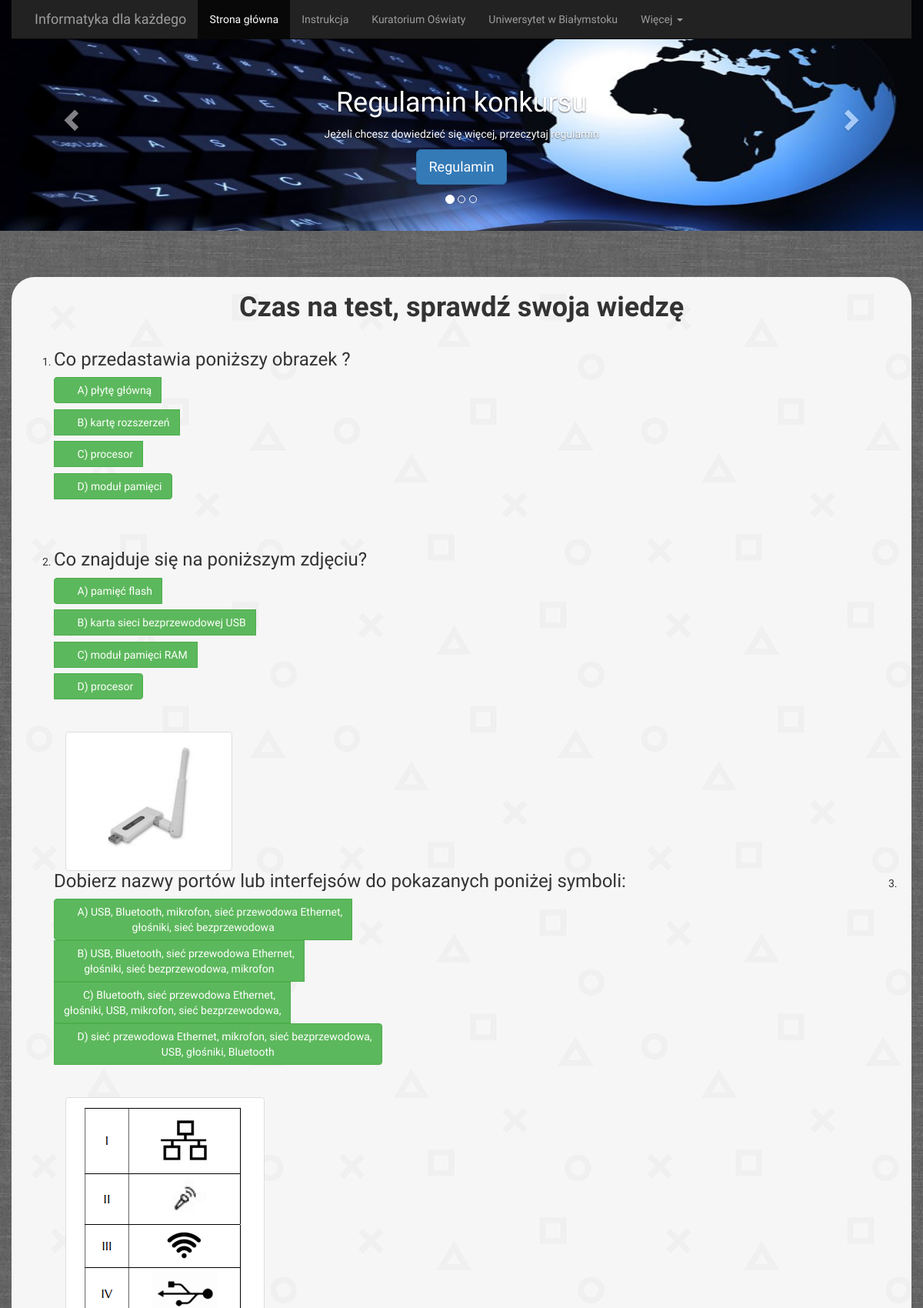
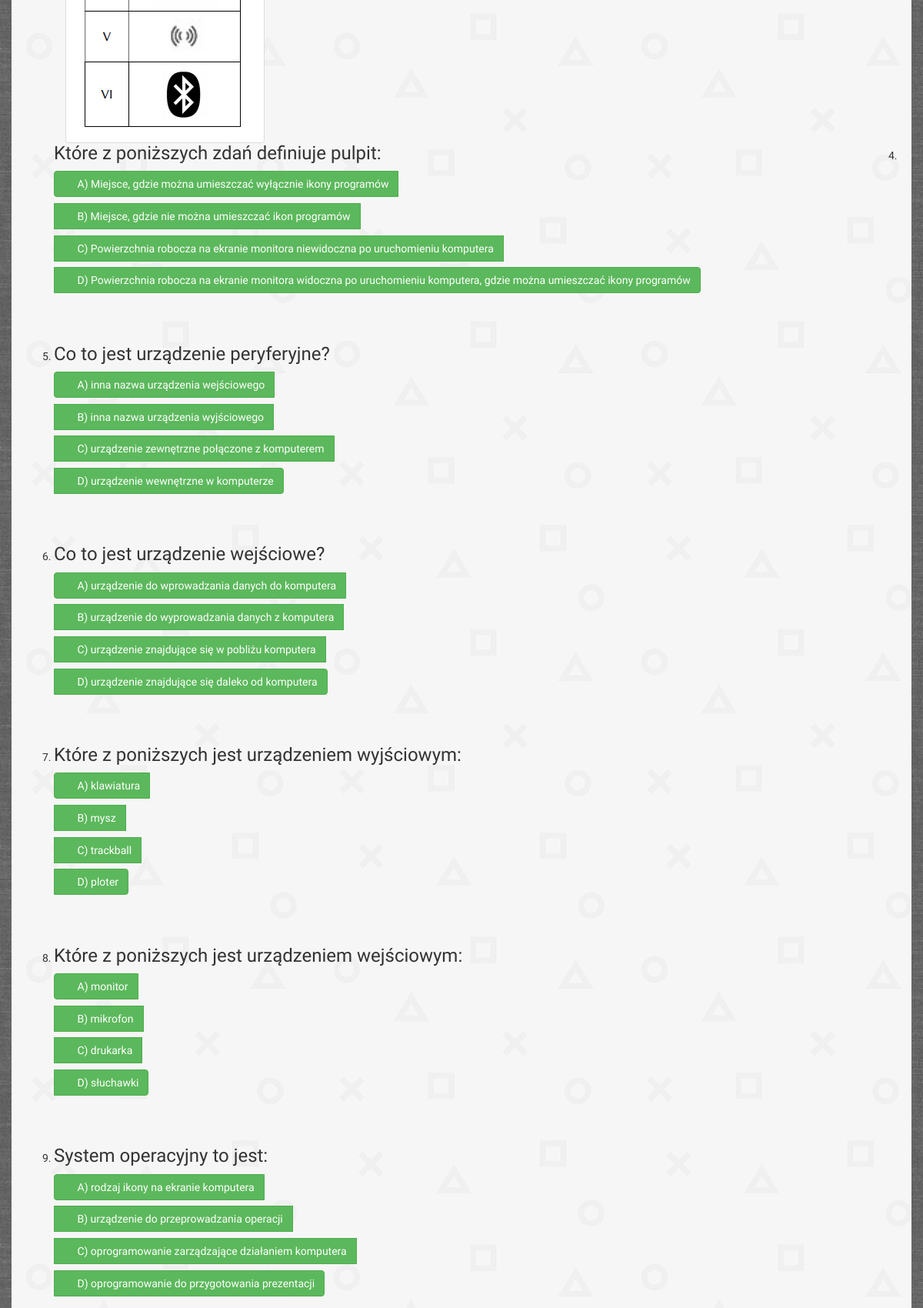
The page /test1.php?id=77&stopien=szkolny1 (signed in, upper part) on the database its author committed (2 pictures, top to bottom).
### tables this page shows
CREATE TABLE `pytania` (
  `id_pytania` int(11) NOT NULL,
  `tresc` text NOT NULL,
  `odpa` text NOT NULL,
  `odpb` text NOT NULL,
  `odpc` text NOT NULL,
  `odpd` text NOT NULL,
  `answer` text NOT NULL,
  `stopien` text NOT NULL,
  `czy_wielokrotne` int(11) NOT NULL DEFAULT '0'
);

### test1.php (the view, shortened to what this page needs)
<?php
require 'conf.php';
require 'header.php';
$l = $db->query("SELECT id_pytania, tresc, odpa, odpb, odpc, odpd, stopien,answer, czy_wielokrotne FROM pytania where stopien='".$_GET['stopien']."'");
echo '<div class="container quiz">';
		echo'	<form action="testodp.php?id='.$_GET['id'].'&stopien='.$_GET['stopien'].'" method="post" id="quiz">';
			echo'<h1><b>Czas na test, sprawdź swoja wiedzę</b></h1>';
			echo'<div class="row">';
			echo'<div class="col-lg-12"style="line-height: 1.1cm">';
			echo'<ol>';
while ($i = $l->fetch_assoc()) {
	$typ_inputa = 'radio';
	if($i["czy_wielokrotne"]==1)
	{
		$typ_inputa = 'checkbox';
	}
echo '
								<li>
									<h3>'.$i["tresc"].'</h3>
									<div class="btn-group" data-toggle="buttons" >
											<label for="question-'.$i["id_pytania"].'-answers-a" class="btn btn-success">
												<input type="'.$typ_inputa.'" name="question-'.$i["id_pytania"].'-answers[]" id="question-'.$i["id_pytania"].'-answers-a" autocomplete="off" value="a" />
												<span class="glyphicon glyphicon-ok"></span>
												 A) '.$i["odpa"].'
											</label>
										</br>
											<label class="btn btn-success" for="question-'.$i["id_pytania"].'-answers-b">
												<input type="'.$typ_inputa.'" name="question-'.$i["id_pytania"].'-answers[]" id="question-'.$i["id_pytania"].'-answers-b" autocomplete="off" value="b" />
												<span class="glyphicon glyphicon-ok"></span>
												B) '.$i["odpb"].'
											</label>
										</br>
										<label class="btn btn-success" for="question-'.$i["id_pytania"].'-answers-c">
											<input type="'.$typ_inputa.'" name="question-'.$i["id_pytania"].'-answers[]" id="question-'.$i["id_pytania"].'-answers-c" autocomplete="off" value="c" />
											<span class="glyphicon glyphicon-ok"></span>
											C) '.$i["odpc"].'
										</label>
										</br>
										<label class="btn btn-success" for="question-'.$i["id_pytania"].'-answers-d">
											<input type="'.$typ_inputa.'" name="question-'.$i["id_pytania"].'-answers[]" id="question-'.$i["id_pytania"].'-answers-d" autocomplete="off" value="d" />
											<span class="glyphicon glyphicon-ok"></span>
											D) '.$i["odpd"].'
										</label>
										</div>
										</br>
										</br>
									';
									$images = scandir("zdjeciaDoPytan", 1);
									$filename = $i["id_pytania"].'.PNG';
									if (in_array($filename, $images)) {
										echo '<div class="col-lg-12"><img src="zdjeciaDoPytan/'.$filename.'" class="img-thumbnail" /></div>';
									}
									echo '</li>
';
}
echo'</ol>';
echo'</div>';
echo'</div>';
echo'</div>';
?>
	<?php
	require 'footer.php';

### header.php (shortened to what this page needs)
<!DOCTYPE html>
<html lang="pl">
<head>
	<link rel="stylesheet" href="style.css">
	<link href="bootstrap-3.3.7-dist/css/bootstrap.min.css" rel="stylesheet">
</head>
  <body>
    <div class="navbar-wrapper">
      <div class="container">
        <nav class="navbar navbar-inverse navbar-static-top">
          <div class="container">
            <div class="navbar-header">
              <a class="navbar-brand" href="#">Informatyka dla każdego</a>
            </div>
            <div id="navbar" class="navbar-collapse collapse">
              <ul class="nav navbar-nav">
                <li class="active"><a href="index.php">Strona główna</a></li>
                <li><a href="instrukcja.php" target=_blank>Instrukcja</a></li>
                <li><a href="http://stara.kuratorium.bialystok.pl/kuratorium2/DesktopDefault.aspx"target=_blank>Kuratorium Oświaty</a></li>
                <li><a href="http://www.uwb.edu.pl/"target=_blank>Uniwersytet w Białymstoku</a></li>
                <li class="dropdown">
                  <a href="#" class="dropdown-toggle" data-toggle="dropdown" role="button" aria-haspopup="true" aria-expanded="false">Więcej <span class="caret"></span></a>
                </li>
              </ul>
            </div>
          </div>
        </nav>
      </div>
    </div>
    <div id="myCarousel" class="carousel slide" data-ride="carousel">
      <ol class="carousel-indicators">
        <li data-target="#myCarousel" data-slide-to="0" class="active"></li>
        <li data-target="#myCarousel" data-slide-to="1"></li>
        <li data-target="#myCarousel" data-slide-to="2"></li>
      </ol>
      <div class="carousel-inner" role="listbox">
        <div class="item active">
          <img class="first-slide" src="images/4.jpg"  alt="First slide">
          <div class="container">
            <div class="carousel-caption">
              <h1>Regulamin konkursu</h1>
              <p>Jeżeli chcesz dowiedzieć się więcej, przeczytaj regulamin</p>
              <p><a class="btn btn-lg btn-primary" href="http://stara.kuratorium.bialystok.pl/kuratorium2/DesktopDefault.aspx?tabindex=3&tabid=2882" target=_blank role="button">Regulamin</a></p>
            </div>
          </div>
        </div>
      </div>
      <a class="left carousel-control" href="#myCarousel" role="button" data-slide="prev">
        <span class="glyphicon glyphicon-chevron-left" aria-hidden="true"></span>
      </a>
      <a class="right carousel-control" href="#myCarousel" role="button" data-slide="next">
        <span class="glyphicon glyphicon-chevron-right" aria-hidden="true"></span>
      </a>
    </div>

### footer.php (shortened to what this page needs)
</body>
</html>

### style.css (style rules this page uses)
.navbar-wrapper { position: absolute; top: 0; right: 0; left: 0; z-index: 20; }
.navbar-wrapper > .container { padding-right: 0; padding-left: 0; }
.navbar-wrapper .navbar { padding-right: 15px; padding-left: 15px; }
.navbar-wrapper .navbar .container { width: auto; }
.carousel { height: 300px; margin-bottom: 60px; }
.carousel-caption { z-index: 10; }
.carousel .item { width:100%; height: 300px; background-color: #777; }
.carousel-inner > .item > img { position: absolute; top: 0; left: 0; min-width: 100%; min-height: 100%; max-height:140%; height: 300px; }
h1 { text-align:center; }
.quiz { background-image: url("images/kolorowe1.png"); border-radius: 30px; margin-bottom:20px; }

### header.php (style rules this page uses)
body { background: url('images/tlo3.png'); }
body { font-family: 'Cardo', serif; }

### rows shown on the page
pytania: tresc "Co przedastawia poniższy obrazek ?", odpa "płytę główną", odpb "kartę rozszerzeń", odpc "procesor", odpd "moduł pamięci"
pytania: tresc "Co znajduje się na poniższym zdjęciu?", odpa "pamięć flash", odpb "karta sieci bezprzewodowej USB", odpc "moduł pamięci RAM", odpd "procesor", shows a picture
pytania: tresc "Dobierz nazwy portów lub interfejsów do pokazanych poniżej symboli:", odpa "USB, Bluetooth, mikrofon, sieć przewodowa Ethernet, głośniki, sieć bezprzewodowa", odpb "USB, Bluetooth, sieć przewodowa Ethernet, głośniki, sieć bezprzewodowa, mikrofon", odpc "Bluetooth, sieć przewodowa Ethernet, głośniki, USB, mikrofon, sieć bezprzewodowa,", odpd "sieć przewodowa Ethernet, mikrofon, sieć bezprzewodowa, USB, głośniki, Bluetooth", shows a picture
pytania: tresc "Które z poniższych zdań definiuje pulpit:", odpa "Miejsce, gdzie można umieszczać wyłącznie ikony programów", odpb "Miejsce, gdzie nie można umieszczać ikon programów", odpc "Powierzchnia robocza na ekranie monitora niewidoczna po uruchomieniu komputera", odpd "Powierzchnia robocza na ekranie monitora widoczna po uruchomieniu komputera, gdzie można umieszczać ikony programów"
pytania: tresc "Co to jest urządzenie peryferyjne?", odpa "inna nazwa urządzenia wejściowego", odpb "inna nazwa urządzenia wyjściowego", odpc "urządzenie zewnętrzne połączone z komputerem", odpd "urządzenie wewnętrzne w komputerze"
pytania: tresc "Co to jest urządzenie wejściowe?", odpa "urządzenie do wprowadzania danych do komputera", odpb "urządzenie do wyprowadzania danych z komputera", odpc "urządzenie znajdujące się w pobliżu komputera", odpd "urządzenie znajdujące się daleko od komputera"
pytania: tresc "Które z poniższych jest urządzeniem wyjściowym:", odpa "klawiatura", odpb "mysz", odpc "trackball", odpd "ploter"
pytania: tresc "Które z poniższych jest urządzeniem wejściowym:", odpa "monitor", odpb "mikrofon", odpc "drukarka", odpd "słuchawki"
pytania: tresc "System operacyjny to jest:", odpa "rodzaj ikony na ekranie komputera", odpb "urządzenie do przeprowadzania operacji", odpc "oprogramowanie zarządzające działaniem komputera", odpd "oprogramowanie do przygotowania prezentacji"
